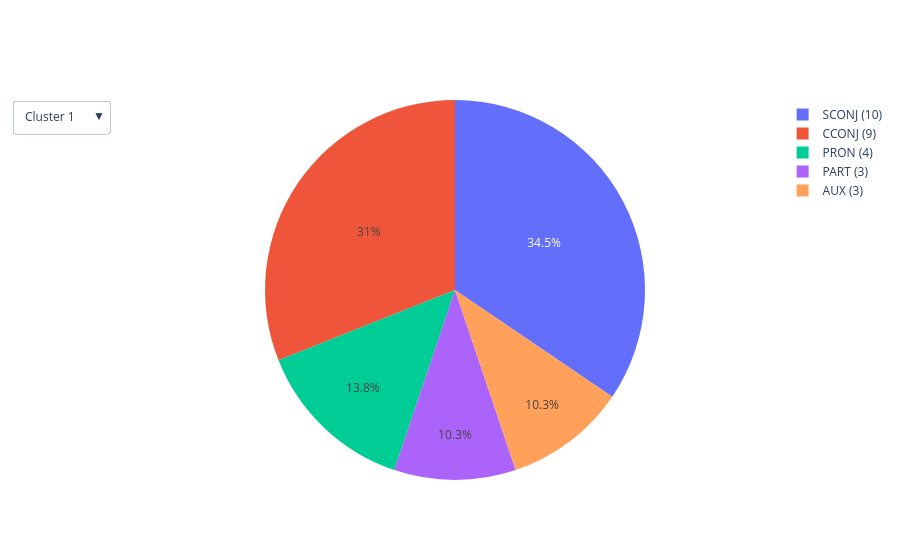

The notebook cell this image was saved under:
### Code cell
# make pie chart with plotly
import plotly.express as px
import plotly.graph_objects as go

# Function to create pie chart for a given cluster
def create_pie_chart(cluster_number):
    labels = [f'{k} ({v})' for k, v in pie_chart[cluster_number].items()]
    values = list(pie_chart[cluster_number].values())
    fig = go.Figure(data=[go.Pie(labels=labels, values=values)])
    return fig

# Create initial pie chart
fig = create_pie_chart(1)

# Add dropdown menu
dropdown_buttons = [
    {
        'label': f'Cluster {i}',
        'method': 'update',
        'args': [{'values': [list(pie_chart[i].values())], 'labels': [[f'{k} ({v})' for k, v in pie_chart[i].items()]]}]
    } for i in pie_chart.keys()
]

fig.update_layout(
    updatemenus=[
        {
            'buttons': dropdown_buttons,
            'direction': 'down',
            'showactive': True,
        }
    ]
)

fig.show()

### Figure 1 — Plotly figure (JSON) as saved in the notebook; plotly's stock layout.template omitted (floating-point values rounded to 4 significant figures)
{"data": [{"labels": ["PART (3)", "AUX (3)", "SCONJ (10)", "CCONJ (9)", "PRON (4)"], "type": "pie", "values": [3, 3, 10, 9, 4]}], "layout": {"updatemenus": [{"buttons": [{"args": [{"labels": [["PART (3)", "AUX (3)", "SCONJ (10)", "CCONJ (9)", "PRON (4)"]], "values": [[3, 3, 10, 9, 4]]}], "label": "Cluster 1", "method": "update"}, {"args": [{"labels": [["PRON (23)"]], "values": [[23]]}], "label": "Cluster 2", "method": "update"}, {"args": [{"labels": [["NOUN (1035)"]], "values": [[1035]]}], "label": "Cluster 3", "method": "update"}, {"args": [{"labels": [["NUM (73)"]], "values": [[73]]}], "label": "Cluster 4", "method": "update"}, {"args": [{"labels": [["ADP (34)", "DET (23)"]], "values": [[34, 23]]}], "label": "Cluster 5", "method": "update"}, {"args": [{"labels": [["PROPN (50)"]], "values": [[50]]}], "label": "Cluster 6", "method": "update"}, {"args": [{"labels": [["VERB (458)"]], "values": [[458]]}], "label": "Cluster 7", "method": "update"}, {"args": [{"labels": [["NOUN (14)", "PROPN (4)", "ADJ (287)", "VERB (10)", "ADV (1)"]], "values": [[14, 4, 287, 10, 1]]}], "label": "Cluster 8", "method": "update"}, {"args": [{"labels": [["DET (12)"]], "values": [[12]]}], "label": "Cluster 9", "method": "update"}, {"args": [{"labels": [["ADV (5)", "NOUN (28)", "ADJ (1)"]], "values": [[5, 28, 1]]}], "label": "Cluster 10", "method": "update"}, {"args": [{"labels": [["ADV (111)"]], "values": [[111]]}], "label": "Cluster 11", "method": "update"}], "direction": "down", "showactive": true}]}}
